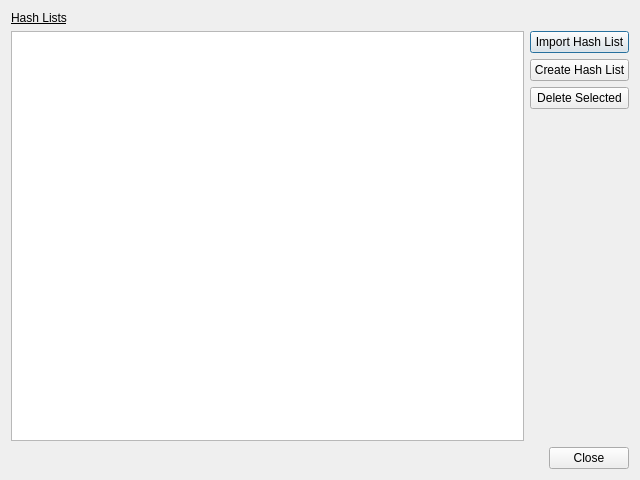
<?xml version="1.0" encoding="UTF-8"?>
<ui version="4.0">
 <class>HashListManager</class>
 <widget class="QDialog" name="HashListManager">
  <property name="windowModality">
   <enum>Qt::ApplicationModal</enum>
  </property>
  <property name="geometry">
   <rect>
    <x>0</x>
    <y>0</y>
    <width>640</width>
    <height>480</height>
   </rect>
  </property>
  <property name="windowTitle">
   <string>Hash List Manager</string>
  </property>
  <layout class="QVBoxLayout" name="verticalLayout">
   <item>
    <widget class="QLabel" name="label">
     <property name="text">
      <string>&lt;u&gt;Hash Lists&lt;/u&gt;</string>
     </property>
    </widget>
   </item>
   <item>
    <layout class="QHBoxLayout" name="horizontalLayout">
     <property name="leftMargin">
      <number>0</number>
     </property>
     <property name="topMargin">
      <number>0</number>
     </property>
     <property name="rightMargin">
      <number>0</number>
     </property>
     <property name="bottomMargin">
      <number>0</number>
     </property>
     <item>
      <widget class="QListWidget" name="hashlistwidget"/>
     </item>
     <item>
      <layout class="QVBoxLayout" name="verticalLayout_2">
       <property name="leftMargin">
        <number>0</number>
       </property>
       <property name="topMargin">
        <number>0</number>
       </property>
       <property name="rightMargin">
        <number>0</number>
       </property>
       <property name="bottomMargin">
        <number>0</number>
       </property>
       <item>
        <widget class="QPushButton" name="importbutton">
         <property name="text">
          <string>Import Hash List</string>
         </property>
        </widget>
       </item>
       <item>
        <widget class="QPushButton" name="createbutton">
         <property name="text">
          <string>Create Hash List</string>
         </property>
        </widget>
       </item>
       <item>
        <widget class="QPushButton" name="deletebutton">
         <property name="text">
          <string>Delete Selected</string>
         </property>
        </widget>
       </item>
       <item>
        <spacer name="verticalSpacer">
         <property name="orientation">
          <enum>Qt::Vertical</enum>
         </property>
         <property name="sizeHint" stdset="0">
          <size>
           <width>20</width>
           <height>40</height>
          </size>
         </property>
        </spacer>
       </item>
      </layout>
     </item>
    </layout>
   </item>
   <item>
    <layout class="QHBoxLayout" name="horizontalLayout_2">
     <property name="leftMargin">
      <number>0</number>
     </property>
     <property name="topMargin">
      <number>0</number>
     </property>
     <property name="rightMargin">
      <number>0</number>
     </property>
     <property name="bottomMargin">
      <number>0</number>
     </property>
     <item>
      <spacer name="horizontalSpacer">
       <property name="orientation">
        <enum>Qt::Horizontal</enum>
       </property>
       <property name="sizeHint" stdset="0">
        <size>
         <width>40</width>
         <height>20</height>
        </size>
       </property>
      </spacer>
     </item>
     <item>
      <widget class="QPushButton" name="closebutton">
       <property name="text">
        <string>Close</string>
       </property>
      </widget>
     </item>
    </layout>
   </item>
  </layout>
 </widget>
 <resources/>
 <connections/>
</ui>
